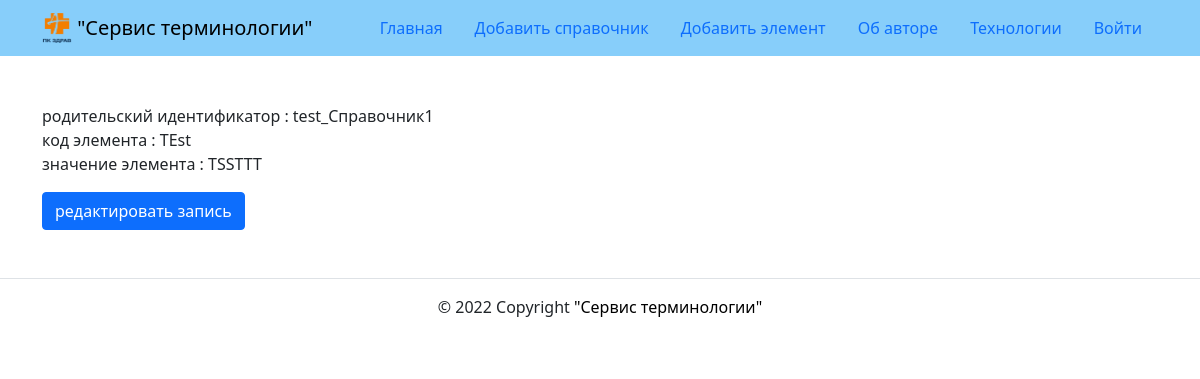
The app's page /element/1/ with its own data.
### reference_book/models.py (models this page shows, shortened)
class Element(models.Model):
    parent_id = models.ForeignKey(
        RBook,
        on_delete=models.SET_NULL,
        null=True,
        related_name="elements",
        verbose_name="родительский идентификатор",
    )
    code = models.CharField(
        blank=False,
        max_length=200,
        verbose_name="код элемента",
    )
    val = models.CharField(
        blank=False,
        max_length=200,
        verbose_name="значение элемента",
    )
    class Meta:
        verbose_name = "Элемент справочника"
        verbose_name_plural = "Элементы справочника"

class RBook(models.Model):
    name = models.CharField(
        max_length=200,
        verbose_name="наименование",
    )
    short_name = models.CharField(
        max_length=10,
        verbose_name="короткое наименование",
    )
    description = models.TextField(
        verbose_name="описание",
    )
    ver = models.CharField(
        max_length=200,
        verbose_name="версия",
    )
    date_begin = models.DateField(
        verbose_name="дата начала действия справочника",
    )
    class Meta:
        verbose_name = "Справочник"
        verbose_name_plural = "Справочники"
        unique_together = (
            "name",
            "ver",
        )
    def __str__(self):
        return self.name

### reference_book/views.py (the view)
def element_detail(request, element_id):
    element = get_object_or_404(Element, id=element_id)
    form = ElementForm()
    context = {
        "element": element,
        "form": form,
    }
    return render(request, "reference_book/element_detail.html", context)

### templates/reference_book/element_detail.html (shortened to what this page needs)
{% extends 'base.html' %}
{% block content %}
<div class="container py-5">
  <div class="row">
    <article class="col-12 col-md-9">
      <p>
        родительский идентификатор : {{ element.parent_id }} <br>
        код элемента : {{ element.code }} <br>
        значение элемента : {{ element.val }} <br>
      </p>
      <a class="btn btn-primary"  href="{% url 'reference_book:element_edit' element.id %}">редактировать запись</a>
    </article>
  </div>
</div>
{% endblock %}

### records on screen
Element: parent_id "test_Справочник1", code "TEst", val "TSSTTT"
